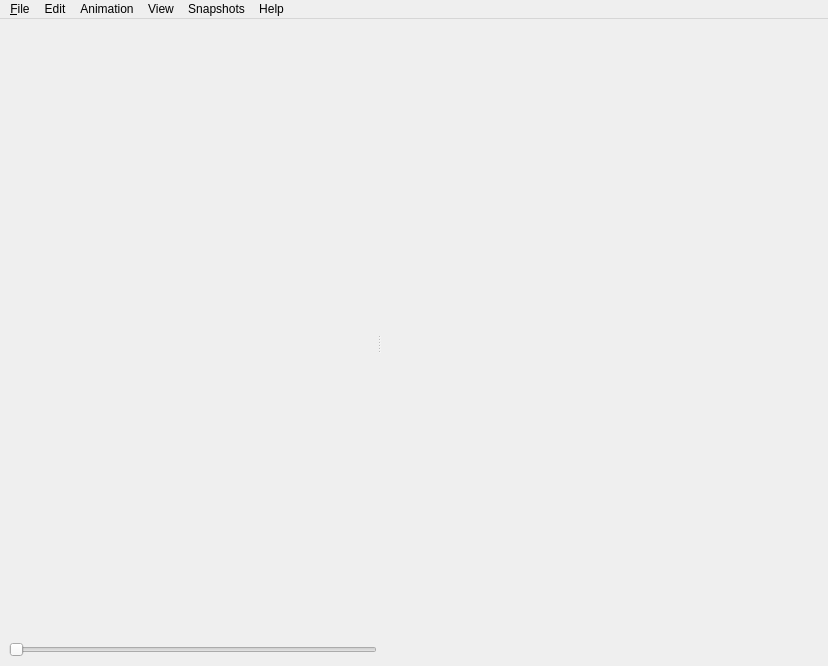
<?xml version="1.0" encoding="UTF-8"?>
<ui version="4.0">
 <class>MainWindow</class>
 <widget class="QMainWindow" name="MainWindow">
  <property name="geometry">
   <rect>
    <x>0</x>
    <y>0</y>
    <width>828</width>
    <height>666</height>
   </rect>
  </property>
  <property name="windowTitle">
   <string>PhyAE</string>
  </property>
  <widget class="QWidget" name="centralwidget">
   <layout class="QVBoxLayout" name="verticalLayout_2">
    <item>
     <widget class="QSplitter" name="splitter_2">
      <property name="orientation">
       <enum>Qt::Horizontal</enum>
      </property>
      <widget class="QSplitter" name="splitter">
       <property name="lineWidth">
        <number>12</number>
       </property>
       <property name="midLineWidth">
        <number>10</number>
       </property>
       <property name="orientation">
        <enum>Qt::Horizontal</enum>
       </property>
       <property name="handleWidth">
        <number>12</number>
       </property>
       <widget class="QWidget" name="widget" native="true">
        <layout class="QVBoxLayout" name="verticalLayout">
         <property name="spacing">
          <number>0</number>
         </property>
         <property name="margin">
          <number>0</number>
         </property>
         <item>
          <widget class="QGLViewerExt" name="left_view" native="true"/>
         </item>
         <item>
          <widget class="AniSliderBar" name="ani_slider">
           <property name="cursor">
            <cursorShape>PointingHandCursor</cursorShape>
           </property>
           <property name="mouseTracking">
            <bool>true</bool>
           </property>
           <property name="autoFillBackground">
            <bool>true</bool>
           </property>
           <property name="orientation">
            <enum>Qt::Horizontal</enum>
           </property>
          </widget>
         </item>
        </layout>
       </widget>
      </widget>
      <widget class="QGLViewerExt" name="right_view" native="true"/>
     </widget>
    </item>
   </layout>
  </widget>
  <widget class="QMenuBar" name="menubar">
   <property name="geometry">
    <rect>
     <x>0</x>
     <y>0</y>
     <width>828</width>
     <height>25</height>
    </rect>
   </property>
   <widget class="QMenu" name="menu_File">
    <property name="title">
     <string>&amp;File</string>
    </property>
    <addaction name="actionLoadInitFile"/>
    <addaction name="actionLoadScene"/>
    <addaction name="actionReloadInitFile"/>
    <addaction name="separator"/>
    <addaction name="actionSaveKeyframe"/>
    <addaction name="actionSavePartialCon"/>
    <addaction name="actionLoadPartialCon"/>
    <addaction name="actionLoadConPath"/>
    <addaction name="actionSaveConPositions"/>
    <addaction name="actionSaveDragOp"/>
    <addaction name="actionLoadDragOp"/>
    <addaction name="separator"/>
    <addaction name="actionLoadStateFile"/>
    <addaction name="actionSaveStateFile"/>
    <addaction name="actionSaveRotModalMat"/>
    <addaction name="separator"/>
    <addaction name="actionExit"/>
   </widget>
   <widget class="QMenu" name="menuView">
    <property name="title">
     <string>View</string>
    </property>
    <addaction name="actionResetWindows"/>
    <addaction name="actionResetViewer"/>
    <addaction name="actionPreview"/>
    <addaction name="actionShowall"/>
    <addaction name="actionPrintSelNodes"/>
    <addaction name="separator"/>
    <addaction name="actionShowScene"/>
    <addaction name="actionShowInputObj"/>
    <addaction name="actionShowInputVol"/>
    <addaction name="actionShowOutputObj"/>
    <addaction name="actionShowOutputVol"/>
    <addaction name="actionShowKeyframe"/>
    <addaction name="actionShowConNodes"/>
    <addaction name="actionShowConPath"/>
    <addaction name="actionMouseCircle"/>
    <addaction name="actionConCircle"/>
    <addaction name="separator"/>
    <addaction name="actionLights"/>
    <addaction name="actionConTracball"/>
    <addaction name="actionPushViewerStatus"/>
    <addaction name="actionPopViewerStatus"/>
    <addaction name="actionRestoreViewerStatus"/>
    <addaction name="actionPhoneShading"/>
    <addaction name="actionPrintEigenvalues"/>
   </widget>
   <widget class="QMenu" name="menuHelp">
    <property name="title">
     <string>Help</string>
    </property>
    <addaction name="actionAbout"/>
    <addaction name="actionViewerHelp"/>
   </widget>
   <widget class="QMenu" name="menuAnimation">
    <property name="title">
     <string>Animation</string>
    </property>
    <addaction name="actionPlay"/>
    <addaction name="actionStop"/>
    <addaction name="actionPause"/>
    <addaction name="actionPlayCircle"/>
    <addaction name="actionStepByStep"/>
    <addaction name="separator"/>
    <addaction name="actionBackward"/>
    <addaction name="actionForward"/>
    <addaction name="actionFastforward"/>
    <addaction name="actionFastbackward"/>
    <addaction name="separator"/>
    <addaction name="actionSaveOutputVolMeshesVTK"/>
    <addaction name="actionSaveOutputMeshes"/>
    <addaction name="actionSaveInputMeshes"/>
    <addaction name="actionLoadMeshSeq"/>
    <addaction name="actionSaveCurrentOutputMesh"/>
    <addaction name="actionSaveCurrentInputMesh"/>
    <addaction name="actionSaveCurrentOutputVolMesh"/>
    <addaction name="actionSaveVolFullU"/>
    <addaction name="actionSaveCurrentVolFullU"/>
    <addaction name="separator"/>
    <addaction name="actionPlay_preview"/>
    <addaction name="actionPause_preview"/>
   </widget>
   <widget class="QMenu" name="menuEdit">
    <property name="title">
     <string>Edit</string>
    </property>
    <addaction name="actionUpdateRefSeq"/>
    <addaction name="actionInterpolate"/>
    <addaction name="actionUseWarp"/>
    <addaction name="actionEnableDrag"/>
    <addaction name="actionEnableSelect"/>
    <addaction name="actionRemoveAllConNodes"/>
    <addaction name="actionRecordDragOp"/>
    <addaction name="actionPlayDragOp"/>
    <addaction name="actionSaveCuReducedEdit"/>
    <addaction name="actionLoadCuReducedEdit"/>
    <addaction name="actionSaveAllReducedEdit"/>
    <addaction name="actionLoadAllReducedEdit"/>
    <addaction name="actionUpdateConTrajectory"/>
   </widget>
   <widget class="QMenu" name="menuSnapshots">
    <property name="title">
     <string>Snapshots</string>
    </property>
    <addaction name="actionSetDirectory"/>
    <addaction name="actionSaveAllAnimation"/>
    <addaction name="actionStartSave"/>
   </widget>
   <addaction name="menu_File"/>
   <addaction name="menuEdit"/>
   <addaction name="menuAnimation"/>
   <addaction name="menuView"/>
   <addaction name="menuSnapshots"/>
   <addaction name="menuHelp"/>
  </widget>
  <action name="actionLoadInitFile">
   <property name="text">
    <string>LoadInitFile</string>
   </property>
  </action>
  <action name="actionLoadVolMesh">
   <property name="text">
    <string>LoadVolMesh</string>
   </property>
  </action>
  <action name="actionLoadObjMesh">
   <property name="text">
    <string>LoadObjMesh</string>
   </property>
  </action>
  <action name="actionSaveInitFile">
   <property name="text">
    <string>SaveInitFile</string>
   </property>
  </action>
  <action name="actionShowObjMesh">
   <property name="checkable">
    <bool>true</bool>
   </property>
   <property name="checked">
    <bool>true</bool>
   </property>
   <property name="text">
    <string>ObjMesh</string>
   </property>
  </action>
  <action name="actionShowVolMesh">
   <property name="checkable">
    <bool>true</bool>
   </property>
   <property name="checked">
    <bool>false</bool>
   </property>
   <property name="text">
    <string>VolMesh</string>
   </property>
  </action>
  <action name="actionExit">
   <property name="text">
    <string>Exit</string>
   </property>
   <property name="shortcut">
    <string>Q</string>
   </property>
  </action>
  <action name="actionAbout">
   <property name="text">
    <string>About</string>
   </property>
  </action>
  <action name="actionViewerHelp">
   <property name="text">
    <string>ViewerHelp</string>
   </property>
  </action>
  <action name="actionResetViewer">
   <property name="checkable">
    <bool>false</bool>
   </property>
   <property name="text">
    <string>ResetViewer</string>
   </property>
  </action>
  <action name="actionPlay">
   <property name="checkable">
    <bool>false</bool>
   </property>
   <property name="checked">
    <bool>false</bool>
   </property>
   <property name="text">
    <string>play</string>
   </property>
   <property name="shortcut">
    <string>B</string>
   </property>
  </action>
  <action name="actionStop">
   <property name="text">
    <string>stop</string>
   </property>
   <property name="shortcut">
    <string>X</string>
   </property>
  </action>
  <action name="actionPause">
   <property name="checkable">
    <bool>false</bool>
   </property>
   <property name="checked">
    <bool>false</bool>
   </property>
   <property name="text">
    <string>pause</string>
   </property>
   <property name="shortcut">
    <string>Space</string>
   </property>
  </action>
  <action name="actionInterpolate">
   <property name="text">
    <string>Interpolate</string>
   </property>
   <property name="shortcut">
    <string>I</string>
   </property>
  </action>
  <action name="actionComputeWeights">
   <property name="text">
    <string>ComputeWeights</string>
   </property>
  </action>
  <action name="actionLoadWeights">
   <property name="text">
    <string>LoadWeights</string>
   </property>
  </action>
  <action name="actionSaveWeights">
   <property name="text">
    <string>SaveWeights</string>
   </property>
  </action>
  <action name="actionLoadSequence">
   <property name="text">
    <string>loadSequence</string>
   </property>
  </action>
  <action name="actionSaveSequence">
   <property name="text">
    <string>saveSequence</string>
   </property>
  </action>
  <action name="actionLoadMeshSeq">
   <property name="text">
    <string>loadMeshSeq</string>
   </property>
  </action>
  <action name="actionStepByStep">
   <property name="checkable">
    <bool>true</bool>
   </property>
   <property name="text">
    <string>stepByStep</string>
   </property>
   <property name="shortcut">
    <string>S</string>
   </property>
  </action>
  <action name="actionAnimation">
   <property name="checkable">
    <bool>true</bool>
   </property>
   <property name="checked">
    <bool>true</bool>
   </property>
   <property name="text">
    <string>Animation</string>
   </property>
   <property name="shortcut">
    <string>Ctrl+W</string>
   </property>
  </action>
  <action name="actionDeformation">
   <property name="checkable">
    <bool>true</bool>
   </property>
   <property name="text">
    <string>Deformation</string>
   </property>
  </action>
  <action name="actionPreviewMesh">
   <property name="checkable">
    <bool>true</bool>
   </property>
   <property name="checked">
    <bool>true</bool>
   </property>
   <property name="text">
    <string>PreviewMesh</string>
   </property>
   <property name="shortcut">
    <string>Ctrl+P</string>
   </property>
  </action>
  <action name="actionKeyframe">
   <property name="checkable">
    <bool>true</bool>
   </property>
   <property name="checked">
    <bool>true</bool>
   </property>
   <property name="text">
    <string>Keyframe</string>
   </property>
   <property name="shortcut">
    <string>Ctrl+K</string>
   </property>
  </action>
  <action name="actionDefObjMesh">
   <property name="checkable">
    <bool>true</bool>
   </property>
   <property name="checked">
    <bool>true</bool>
   </property>
   <property name="text">
    <string>DefObjMesh</string>
   </property>
   <property name="shortcut">
    <string>Ctrl+D</string>
   </property>
  </action>
  <action name="actionDefVolMesh">
   <property name="checkable">
    <bool>true</bool>
   </property>
   <property name="checked">
    <bool>true</bool>
   </property>
   <property name="text">
    <string>DefVolMesh</string>
   </property>
   <property name="shortcut">
    <string>Ctrl+V</string>
   </property>
  </action>
  <action name="actionDedConNodes">
   <property name="text">
    <string>DedConNodes</string>
   </property>
  </action>
  <action name="actionReloadInitFile">
   <property name="text">
    <string>ReloadInitFile</string>
   </property>
   <property name="shortcut">
    <string>R</string>
   </property>
  </action>
  <action name="actionShowall">
   <property name="text">
    <string>Showall</string>
   </property>
   <property name="shortcut">
    <string>Ctrl+A</string>
   </property>
  </action>
  <action name="actionSaveKeyframe">
   <property name="text">
    <string>SaveKeyframe</string>
   </property>
  </action>
  <action name="actionLoadKeyframe">
   <property name="text">
    <string>LoadKeyframe</string>
   </property>
  </action>
  <action name="actionFastforward">
   <property name="text">
    <string>fastfoward</string>
   </property>
   <property name="shortcut">
    <string>Right</string>
   </property>
  </action>
  <action name="actionFastbackward">
   <property name="text">
    <string>fastbackward</string>
   </property>
   <property name="shortcut">
    <string>Left</string>
   </property>
  </action>
  <action name="actionBackward">
   <property name="text">
    <string>backward</string>
   </property>
   <property name="shortcut">
    <string>Ctrl+Left</string>
   </property>
  </action>
  <action name="actionRedStVKMethod">
   <property name="checkable">
    <bool>true</bool>
   </property>
   <property name="checked">
    <bool>true</bool>
   </property>
   <property name="text">
    <string>RedStVKMethod</string>
   </property>
  </action>
  <action name="actionSelectNextShape">
   <property name="text">
    <string>SelectNextShape</string>
   </property>
   <property name="shortcut">
    <string>N</string>
   </property>
  </action>
  <action name="actionShowUneditSeqence">
   <property name="checkable">
    <bool>true</bool>
   </property>
   <property name="checked">
    <bool>true</bool>
   </property>
   <property name="text">
    <string>ShowUneditSeqence</string>
   </property>
   <property name="shortcut">
    <string>Ctrl+E</string>
   </property>
  </action>
  <action name="actionShowCompareSeqence">
   <property name="checkable">
    <bool>true</bool>
   </property>
   <property name="checked">
    <bool>true</bool>
   </property>
   <property name="text">
    <string>ShowCompareSeqence</string>
   </property>
   <property name="shortcut">
    <string>Ctrl+C</string>
   </property>
  </action>
  <action name="actionForward">
   <property name="text">
    <string>forward</string>
   </property>
   <property name="shortcut">
    <string>Ctrl+Right</string>
   </property>
  </action>
  <action name="actionLoadCompareSeq">
   <property name="text">
    <string>LoadCompareSeq</string>
   </property>
  </action>
  <action name="actionLoadSequence_2">
   <property name="text">
    <string>LoadSequence</string>
   </property>
  </action>
  <action name="actionLoadObjMesh_2">
   <property name="text">
    <string>LoadObjMesh</string>
   </property>
  </action>
  <action name="actionLoadInitFile_2">
   <property name="text">
    <string>LoadInitFile</string>
   </property>
  </action>
  <action name="actionReloadInitFile_2">
   <property name="text">
    <string>ReloadInitFile</string>
   </property>
   <property name="shortcut">
    <string>L</string>
   </property>
  </action>
  <action name="actionPrintSelNodes">
   <property name="checkable">
    <bool>true</bool>
   </property>
   <property name="text">
    <string>PrintSelNodes</string>
   </property>
  </action>
  <action name="actionHideSelAni">
   <property name="text">
    <string>HideSelAni</string>
   </property>
   <property name="shortcut">
    <string>Ctrl+X</string>
   </property>
  </action>
  <action name="actionShowAllAni">
   <property name="text">
    <string>ShowAllAni</string>
   </property>
  </action>
  <action name="actionSelNextAni">
   <property name="text">
    <string>SelNextAni</string>
   </property>
   <property name="shortcut">
    <string>Alt+N</string>
   </property>
  </action>
  <action name="actionAddAniIni">
   <property name="text">
    <string>AddAniIni</string>
   </property>
  </action>
  <action name="actionRemoveSelAni">
   <property name="text">
    <string>RemoveSelAni</string>
   </property>
   <property name="shortcut">
    <string>Alt+D</string>
   </property>
  </action>
  <action name="actionHideAllAni">
   <property name="text">
    <string>HideAllAni</string>
   </property>
  </action>
  <action name="actionLoadScene">
   <property name="text">
    <string>LoadScene</string>
   </property>
  </action>
  <action name="actionUpdate">
   <property name="text">
    <string>update</string>
   </property>
   <property name="shortcut">
    <string>U</string>
   </property>
  </action>
  <action name="actionSaveOutputMeshes">
   <property name="text">
    <string>saveOutputMeshes</string>
   </property>
   <property name="whatsThis">
    <string comment="save output obj meshes' sequence" extracomment="save output obj meshes' sequence">save output obj meshes' sequence</string>
   </property>
  </action>
  <action name="actionSaveAllAnimation">
   <property name="text">
    <string>SaveAllAnimation</string>
   </property>
  </action>
  <action name="actionStartSave">
   <property name="text">
    <string>StartSave</string>
   </property>
  </action>
  <action name="actionSetDirectory">
   <property name="text">
    <string>SetDirectory</string>
   </property>
  </action>
  <action name="actionUseWarp">
   <property name="checkable">
    <bool>true</bool>
   </property>
   <property name="checked">
    <bool>true</bool>
   </property>
   <property name="text">
    <string>UseWarp</string>
   </property>
   <property name="shortcut">
    <string>W</string>
   </property>
  </action>
  <action name="actionSaveInputMeshes">
   <property name="text">
    <string>saveInputMeshes</string>
   </property>
  </action>
  <action name="actionSaveKeyframeMeshes">
   <property name="text">
    <string>SaveKeyframeMeshes</string>
   </property>
  </action>
  <action name="actionTrackConNodes">
   <property name="checkable">
    <bool>true</bool>
   </property>
   <property name="text">
    <string>TrackConNodes</string>
   </property>
  </action>
  <action name="actionConPath">
   <property name="checkable">
    <bool>true</bool>
   </property>
   <property name="text">
    <string>ConPath</string>
   </property>
  </action>
  <action name="actionLoadPartialCon">
   <property name="text">
    <string>LoadPartialCon</string>
   </property>
  </action>
  <action name="actionSavePartialCon">
   <property name="text">
    <string>SavePartialCon</string>
   </property>
  </action>
  <action name="actionSelectPreShape">
   <property name="text">
    <string>SelectPreShape</string>
   </property>
   <property name="shortcut">
    <string>P</string>
   </property>
  </action>
  <action name="actionSaveConPositions">
   <property name="text">
    <string>SaveConPositions</string>
   </property>
  </action>
  <action name="actionInteractiveInterp">
   <property name="checkable">
    <bool>true</bool>
   </property>
   <property name="text">
    <string>interactiveInterp</string>
   </property>
  </action>
  <action name="actionShowInputObj">
   <property name="checkable">
    <bool>true</bool>
   </property>
   <property name="text">
    <string>ShowInputObj</string>
   </property>
   <property name="shortcut">
    <string>Ctrl+E</string>
   </property>
  </action>
  <action name="actionShowOutputObj">
   <property name="checkable">
    <bool>true</bool>
   </property>
   <property name="checked">
    <bool>true</bool>
   </property>
   <property name="text">
    <string>ShowOutputObj</string>
   </property>
   <property name="shortcut">
    <string>Ctrl+W</string>
   </property>
  </action>
  <action name="actionShowConPath">
   <property name="checkable">
    <bool>true</bool>
   </property>
   <property name="text">
    <string>ShowConPath</string>
   </property>
  </action>
  <action name="actionShowConNodes">
   <property name="checkable">
    <bool>true</bool>
   </property>
   <property name="checked">
    <bool>true</bool>
   </property>
   <property name="text">
    <string>ShowConNodes</string>
   </property>
  </action>
  <action name="actionEnableDrag">
   <property name="checkable">
    <bool>true</bool>
   </property>
   <property name="checked">
    <bool>true</bool>
   </property>
   <property name="text">
    <string>EnableDrag</string>
   </property>
  </action>
  <action name="actionEnableSelect">
   <property name="checkable">
    <bool>true</bool>
   </property>
   <property name="checked">
    <bool>true</bool>
   </property>
   <property name="text">
    <string>EnableSelect</string>
   </property>
  </action>
  <action name="actionShowOutputVol">
   <property name="checkable">
    <bool>true</bool>
   </property>
   <property name="checked">
    <bool>false</bool>
   </property>
   <property name="text">
    <string>ShowOutputVol</string>
   </property>
   <property name="shortcut">
    <string>Ctrl+V</string>
   </property>
  </action>
  <action name="actionShowInputVol">
   <property name="checkable">
    <bool>true</bool>
   </property>
   <property name="text">
    <string>ShowInputVol</string>
   </property>
  </action>
  <action name="actionShowScene">
   <property name="text">
    <string>ShowScene</string>
   </property>
  </action>
  <action name="actionLoadConPath">
   <property name="text">
    <string>LoadConPath</string>
   </property>
  </action>
  <action name="actionPlay_preview">
   <property name="text">
    <string>play_preview</string>
   </property>
  </action>
  <action name="actionPause_preview">
   <property name="text">
    <string>pause_preview</string>
   </property>
  </action>
  <action name="actionResetWindows">
   <property name="text">
    <string>ResetWindows</string>
   </property>
  </action>
  <action name="actionPreview">
   <property name="checkable">
    <bool>true</bool>
   </property>
   <property name="checked">
    <bool>false</bool>
   </property>
   <property name="text">
    <string>Preview</string>
   </property>
  </action>
  <action name="actionUpdateRefSeq">
   <property name="text">
    <string>UpdateRefSeq</string>
   </property>
  </action>
  <action name="actionRemoveAllConNodes">
   <property name="text">
    <string>RemoveAllConNodes</string>
   </property>
  </action>
  <action name="actionPlayCircle">
   <property name="checkable">
    <bool>true</bool>
   </property>
   <property name="text">
    <string>playCircle</string>
   </property>
  </action>
  <action name="actionSaveCurrentInputMesh">
   <property name="text">
    <string>saveCurrentInputMesh</string>
   </property>
  </action>
  <action name="actionSaveCurrentOutputMesh">
   <property name="text">
    <string>saveCurrentOutputMesh</string>
   </property>
  </action>
  <action name="actionSaveDragOp">
   <property name="text">
    <string>SaveDragOp</string>
   </property>
  </action>
  <action name="actionLoadDragOp">
   <property name="text">
    <string>LoadDragOp</string>
   </property>
  </action>
  <action name="actionRecordDragOp">
   <property name="checkable">
    <bool>true</bool>
   </property>
   <property name="text">
    <string>RecordDragOp</string>
   </property>
  </action>
  <action name="actionPlayDragOp">
   <property name="text">
    <string>PlayDragOp</string>
   </property>
  </action>
  <action name="actionMouseCircle">
   <property name="checkable">
    <bool>true</bool>
   </property>
   <property name="text">
    <string>MouseCircle</string>
   </property>
  </action>
  <action name="actionConCircle">
   <property name="checkable">
    <bool>true</bool>
   </property>
   <property name="text">
    <string>ConCircle</string>
   </property>
  </action>
  <action name="actionLights">
   <property name="checkable">
    <bool>true</bool>
   </property>
   <property name="text">
    <string>Lights</string>
   </property>
  </action>
  <action name="actionConTracball">
   <property name="checkable">
    <bool>true</bool>
   </property>
   <property name="text">
    <string>ConTracball</string>
   </property>
  </action>
  <action name="actionPushViewerStatus">
   <property name="text">
    <string>PushViewerStatus</string>
   </property>
   <property name="shortcut">
    <string>Ctrl+P</string>
   </property>
  </action>
  <action name="actionPopViewerStatus">
   <property name="text">
    <string>PopViewerStatus</string>
   </property>
   <property name="shortcut">
    <string>Ctrl+O</string>
   </property>
  </action>
  <action name="actionRestoreViewerStatus">
   <property name="text">
    <string>RestoreViewerStatus</string>
   </property>
   <property name="shortcut">
    <string>Ctrl+L</string>
   </property>
  </action>
  <action name="actionPhoneShading">
   <property name="checkable">
    <bool>true</bool>
   </property>
   <property name="checked">
    <bool>true</bool>
   </property>
   <property name="text">
    <string>PhoneShading</string>
   </property>
  </action>
  <action name="actionLoadStateFile">
   <property name="text">
    <string>LoadStateFile</string>
   </property>
  </action>
  <action name="actionSaveStateFile">
   <property name="text">
    <string>SaveStateFile</string>
   </property>
  </action>
  <action name="actionSaveVolFullU">
   <property name="text">
    <string>SaveVolFullU</string>
   </property>
  </action>
  <action name="actionShowKeyframe">
   <property name="checkable">
    <bool>true</bool>
   </property>
   <property name="text">
    <string>ShowKeyframe</string>
   </property>
  </action>
  <action name="actionSaveCurrentOutputVolMesh">
   <property name="text">
    <string>saveCurrentOutputVolMesh</string>
   </property>
  </action>
  <action name="actionSaveCuReducedEdit">
   <property name="text">
    <string>SaveCuReducedEdit</string>
   </property>
  </action>
  <action name="actionLoadCuReducedEdit">
   <property name="text">
    <string>LoadCuReducedEdit</string>
   </property>
  </action>
  <action name="actionSaveRotModalMat">
   <property name="text">
    <string>SaveRotModalMat</string>
   </property>
  </action>
  <action name="actionPrintEigenvalues">
   <property name="text">
    <string>PrintEigenvalues</string>
   </property>
  </action>
  <action name="actionUpdateConTrajectory">
   <property name="text">
    <string>UpdateConTrajectory</string>
   </property>
   <property name="shortcut">
    <string>U</string>
   </property>
  </action>
  <action name="actionSaveAllReducedEdit">
   <property name="text">
    <string>SaveAllReducedEdit</string>
   </property>
  </action>
  <action name="actionSaveCurrentVolFullU">
   <property name="text">
    <string>saveCurrentVolFullU</string>
   </property>
  </action>
  <action name="actionLoadCubaturePoints">
   <property name="text">
    <string>LoadCubaturePoints</string>
   </property>
  </action>
  <action name="actionLoadCubatureWeights">
   <property name="text">
    <string>LoadCubatureWeights</string>
   </property>
  </action>
  <action name="actionLoadAllReducedEdit">
   <property name="text">
    <string>LoadAllReducedEdit</string>
   </property>
  </action>
  <action name="actionSaveOutputVolMeshesVTK">
   <property name="text">
    <string>saveOutputVolMeshesVTK</string>
   </property>
  </action>
 </widget>
 <customwidgets>
  <customwidget>
   <class>AniSliderBar</class>
   <extends>QSlider</extends>
   <header>AniSliderBar.h</header>
  </customwidget>
  <customwidget>
   <class>QGLViewerExt</class>
   <extends>QWidget</extends>
   <header>QGLViewerExt.h</header>
   <container>1</container>
  </customwidget>
 </customwidgets>
 <resources/>
 <connections>
  <connection>
   <sender>actionExit</sender>
   <signal>triggered()</signal>
   <receiver>MainWindow</receiver>
   <slot>close()</slot>
   <hints>
    <hint type="sourcelabel">
     <x>-1</x>
     <y>-1</y>
    </hint>
    <hint type="destinationlabel">
     <x>413</x>
     <y>332</y>
    </hint>
   </hints>
  </connection>
 </connections>
</ui>
